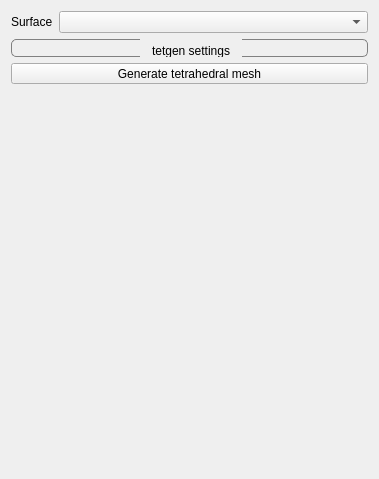
<?xml version="1.0" encoding="UTF-8"?>
<ui version="4.0">
 <class>VolumeMeshViewControls</class>
 <widget class="QWidget" name="VolumeMeshViewControls">
  <property name="geometry">
   <rect>
    <x>0</x>
    <y>0</y>
    <width>379</width>
    <height>479</height>
   </rect>
  </property>
  <property name="minimumSize">
   <size>
    <width>0</width>
    <height>0</height>
   </size>
  </property>
  <property name="windowTitle">
   <string>QmitkTemplate</string>
  </property>
  <property name="styleSheet">
   <string notr="true">QPushButton {
	margin:  0px;
	padding: 10px;
}

QGroupBox {
	border-width: 1px; 
	border-style: solid; 
	border-color: grey;
	border-radius: 5px;
	margin-top: 1.7ex;
}


QGroupBox::title {
	subcontrol-origin: margin;
	subcontrol-position: top center;
	padding: 5px 10px;
}

QScrollArea{
	border: 0;
	margin:0;
	padding:0;
}

[mandatoryField=true]{
	background-color: rgb(255, 150, 150);
}

[warningField=true]{
	background-color: rgb(255, 204, 0);
}

[errorField=true]{
	background-color: rgb(255, 150, 150);
}</string>
  </property>
  <layout class="QVBoxLayout" name="verticalLayout">
   <item>
    <widget class="QWidget" name="meshSelector" native="true">
     <property name="toolTip">
      <string>&lt;html&gt;&lt;head/&gt;&lt;body&gt;&lt;p&gt;Select the image to be segmented&lt;/p&gt;&lt;/body&gt;&lt;/html&gt;</string>
     </property>
     <layout class="QHBoxLayout" name="horizontalLayout_8" stretch="0,0">
      <property name="margin">
       <number>0</number>
      </property>
      <item>
       <widget class="QLabel" name="label_7">
        <property name="sizePolicy">
         <sizepolicy hsizetype="Maximum" vsizetype="Preferred">
          <horstretch>0</horstretch>
          <verstretch>0</verstretch>
         </sizepolicy>
        </property>
        <property name="text">
         <string>Surface</string>
        </property>
       </widget>
      </item>
      <item>
       <widget class="QmitkDataStorageComboBox" name="surfaceComboBox">
        <property name="sizePolicy">
         <sizepolicy hsizetype="Minimum" vsizetype="Fixed">
          <horstretch>0</horstretch>
          <verstretch>0</verstretch>
         </sizepolicy>
        </property>
       </widget>
      </item>
     </layout>
    </widget>
   </item>
   <item>
    <widget class="QGroupBox" name="settingsGroup">
     <property name="minimumSize">
      <size>
       <width>0</width>
       <height>0</height>
      </size>
     </property>
     <property name="title">
      <string>tetgen settings</string>
     </property>
     <layout class="QVBoxLayout" name="verticalLayout_3">
      <property name="leftMargin">
       <number>6</number>
      </property>
      <property name="topMargin">
       <number>10</number>
      </property>
      <property name="rightMargin">
       <number>6</number>
      </property>
      <property name="bottomMargin">
       <number>6</number>
      </property>
     </layout>
    </widget>
   </item>
   <item>
    <widget class="QToolButton" name="generateButton">
     <property name="sizePolicy">
      <sizepolicy hsizetype="MinimumExpanding" vsizetype="Fixed">
       <horstretch>0</horstretch>
       <verstretch>0</verstretch>
      </sizepolicy>
     </property>
     <property name="text">
      <string>Generate tetrahedral mesh</string>
     </property>
    </widget>
   </item>
   <item>
    <spacer name="spacer1">
     <property name="orientation">
      <enum>Qt::Vertical</enum>
     </property>
     <property name="sizeType">
      <enum>QSizePolicy::Expanding</enum>
     </property>
     <property name="sizeHint" stdset="0">
      <size>
       <width>20</width>
       <height>220</height>
      </size>
     </property>
    </spacer>
   </item>
  </layout>
 </widget>
 <layoutdefault spacing="6" margin="11"/>
 <customwidgets>
  <customwidget>
   <class>QmitkDataStorageComboBox</class>
   <extends>QComboBox</extends>
   <header location="global">QmitkDataStorageComboBox.h</header>
  </customwidget>
 </customwidgets>
 <resources/>
 <connections/>
</ui>
